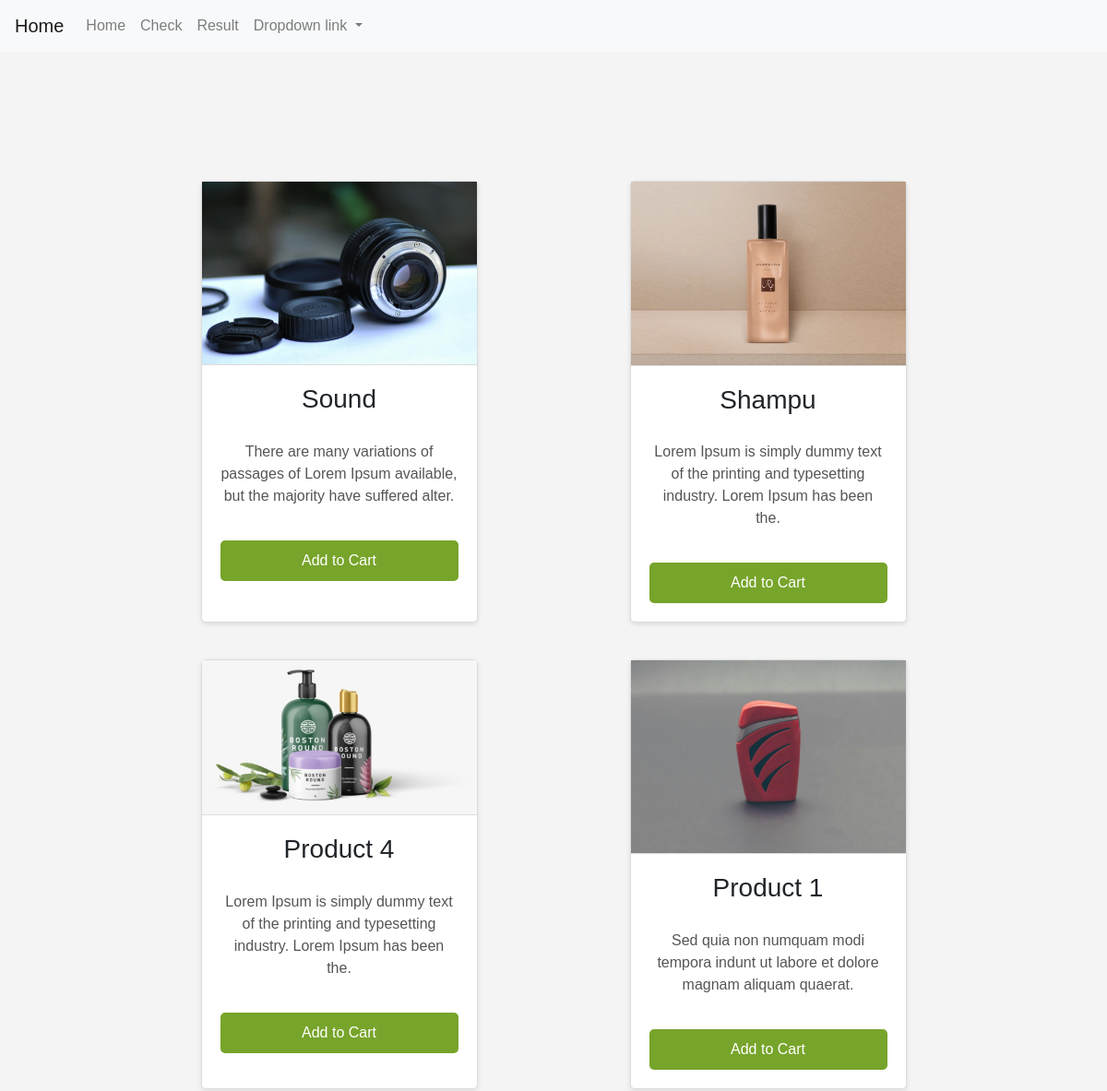
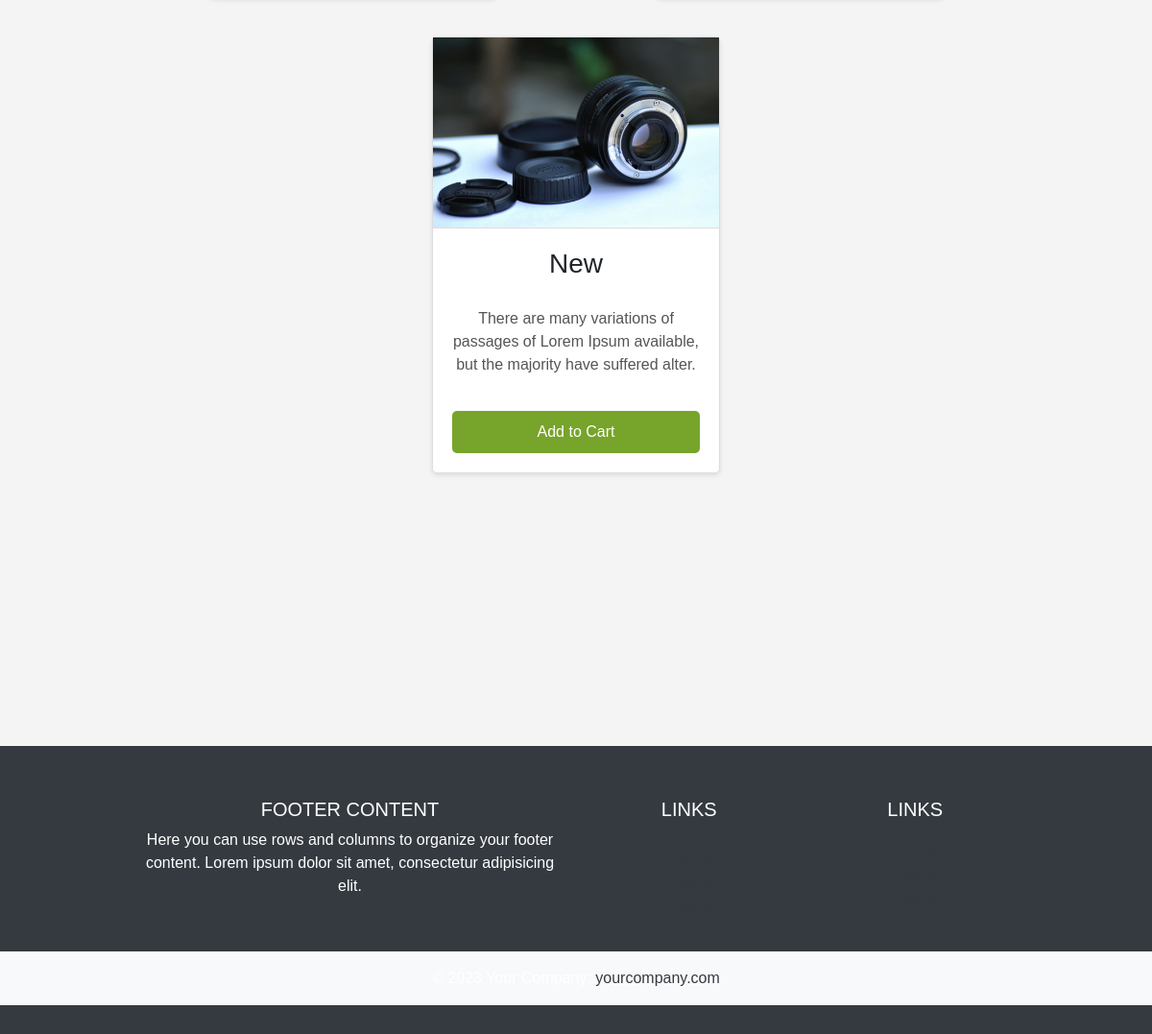
The app's page /product/ with its own data (2 pictures, top to bottom).
### home/models.py (models this page shows)
class Product(models.Model):
    image = models.ImageField(upload_to='product')
    name = models.CharField(max_length=50)
    short_description = models.CharField(max_length=100)

### home/views.py (the view)
# urls.py: path('product/', views.product, name = 'product'),
def product(request):
    product = Product.objects.all().order_by("-name")
    return render(request, 'product.html', {"product" : product})

### home/templates/product.html (shortened to what this page needs)
{% extends "base.html" %}
{% load static %}
{% block content %}
</head>
<body>
    <section class="products container">
        {% for p in product %}
        <div class="product">
            <img src="{{ p.image.url }}" alt="Product 1">
            <h3>{{p.name}}</h3>
            <p>{{p.short_description}}.</p>
            <button>Add to Cart</button>
        </div>
        {% endfor %}
    </section>
</body>
{% endblock content %}

### home/templates/product.html (style rules this page uses)
body { font-family: Arial, sans-serif; margin: 0; padding: 0; background-color: #f4f4f4; }
.container { width: 80%; margin: auto; overflow: hidden; }
.products { display: flex; flex-wrap: wrap; justify-content: space-around; }
.product { background: #fff; margin: 20px; border: 1px solid #ddd; border-radius: 5px; width: 300px; text-align: center; box-shadow: 0 2px 5px rgba(0,0,0,0.1); }
.product img { width: 100%; height: auto; border-bottom: 1px solid #ddd; }
.product h3 { padding: 20px 0; }
.product p { padding: 0 20px 20px; color: #555; }
.product button { display: block; width: calc(100% - 40px); margin: 0 20px 20px; padding: 10px; background: #77A42A; color: #fff; border: none; border-radius: 5px; cursor: pointer; transition: background 0.3s ease; }

### records on screen
Product: image (picture), name "Sound", short_description "There are many variations of passages of Lorem Ipsum available, but the majority have suffered alter"
Product: image (picture), name "Shampu", short_description "Lorem Ipsum is simply dummy text of the printing and typesetting industry. Lorem Ipsum has been the"
Product: image (picture), name "Product 4", short_description "Lorem Ipsum is simply dummy text of the printing and typesetting industry. Lorem Ipsum has been the"
Product: image (picture), name "Product 1", short_description "Sed quia non numquam modi tempora indunt ut labore et dolore magnam aliquam quaerat"
Product: image (picture), name "New", short_description "There are many variations of passages of Lorem Ipsum available, but the majority have suffered alter"
